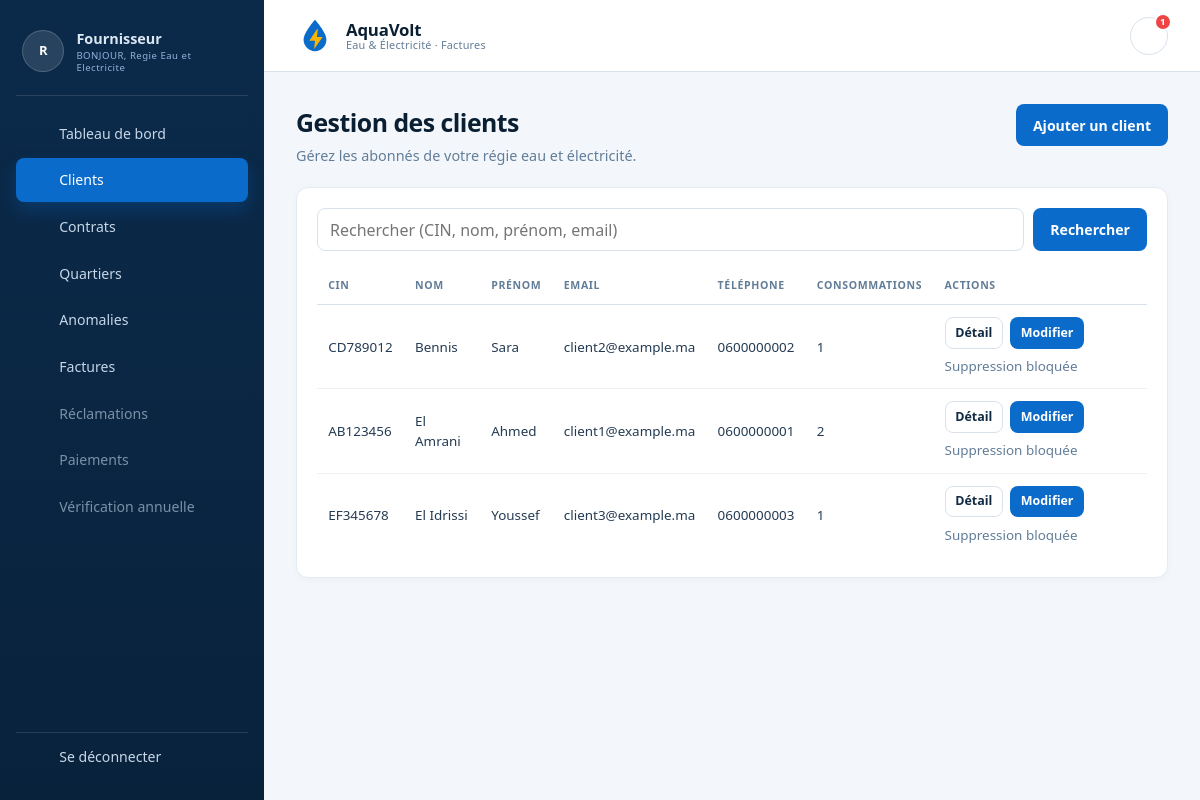
Page /Client/all (signed in) on the committed database.
### tables this page shows
CREATE TABLE client (
  id_client INT UNSIGNED NOT NULL AUTO_INCREMENT,
  id_fournisseur INT UNSIGNED NOT NULL,
  cin VARCHAR(20) NOT NULL,
  nom VARCHAR(100) NOT NULL,
  prenom VARCHAR(100) NOT NULL,
  adresse VARCHAR(255) NOT NULL,
  email VARCHAR(150) NOT NULL,
  mot_de_passe VARCHAR(255) NOT NULL,
  telephone VARCHAR(30) NULL,
  date_creation DATETIME NOT NULL DEFAULT CURRENT_TIMESTAMP,
  PRIMARY KEY (id_client),
  UNIQUE KEY uk_client_cin (cin),
  UNIQUE KEY uk_client_email (email),
  KEY idx_client_fournisseur (id_fournisseur),
  CONSTRAINT fk_client_fournisseur
    FOREIGN KEY (id_fournisseur) REFERENCES fournisseur (id_fournisseur)
    ON UPDATE CASCADE ON DELETE RESTRICT
);

### Traitement/Client.php (called while the page is built, shortened)
<?php
require_once __DIR__ . '/../BD/ClientBD.php';
function client_bd(): ClientBD
{
    return new ClientBD(db());
}
function client_exiger_fournisseur(): int
{
    return (int) $_SESSION['id_fournisseur'];
}
function client_all($id = null): void
{
    $idFournisseur = client_exiger_fournisseur();
    $search = trim((string) ($_GET['q'] ?? ''));
    $clients = client_bd()->lister($idFournisseur, $search);
    require ROOT . 'IHM/client/index.php';
}

### index.php (called while the page is built, shortened)
<?php
require_once ROOT . 'config/app.php';
require_once ROOT . 'BD/Connexion.php';
$url = trim((string) ($_GET['url'] ?? ''), '/');
$segments = $url === '' ? [] : explode('/', $url);
$controller = ucfirst(strtolower($segments[0] ?? 'Home'));
$action = strtolower($segments[1] ?? 'index');
$id = $segments[2] ?? null;
$function = strtolower($controller) . '_' . $action;
$function($id);

### BD/Connexion.php (called while the page is built, shortened)
<?php
function db(): mysqli
{
    $config = require ROOT . 'config/database.php';
    $link = mysqli_connect(
        $config['host'],
        $config['user'],
        $config['pass'],
        $config['dbname'],
        (int) $config['port']
    );
    mysqli_set_charset($link, $config['charset'] ?? 'utf8mb4');
    return $link;
}

### BD/ClientBD.php (called while the page is built, shortened)
<?php
final class ClientBD
{
    public function lister(int $idFournisseur, string $search = ''): array
    {
        $sql = 'SELECT c.id_client, c.id_fournisseur, c.cin, c.nom, c.prenom,
                       c.adresse, c.email, c.telephone, c.date_creation,
                       f.nom AS fournisseur_nom,
                       (SELECT COUNT(*)
                        FROM consommation co
                        WHERE co.id_client = c.id_client) AS nb_conso
                FROM client c
                JOIN fournisseur f ON f.id_fournisseur = c.id_fournisseur
                WHERE c.id_fournisseur = ?';
        $sql .= ' ORDER BY c.nom, c.prenom';
        $stmt = mysqli_prepare($this->db, $sql);
        if ($search !== '') {
            $like = '%' . $search . '%';
            mysqli_stmt_bind_param($stmt, 'issss', $idFournisseur, $like, $like, $like, $like);
        } else {
            mysqli_stmt_bind_param($stmt, 'i', $idFournisseur);
        }
        mysqli_stmt_execute($stmt);
        $resultat = mysqli_stmt_get_result($stmt);
        return mysqli_fetch_all($resultat, MYSQLI_ASSOC);
    }
}

### IHM/client/index.php (the view, shortened to what this page needs)
<?php require ROOT . 'IHM/layout/header.php'; ?>
<div class="page-head">
    <div>
        <h1>Gestion des clients</h1>
        <p>Gérez les abonnés de votre régie eau et électricité.</p>
    </div>
    <div class="page-head-actions">
        <a class="btn" href="<?= e(url('Client/add')) ?>">Ajouter un client</a>
    </div>
</div>
<section class="card">
    <form method="get" action="<?= e(url('Client/all')) ?>" class="search">
        <input type="search" name="q" placeholder="Rechercher (CIN, nom, prénom, email)"
               value="<?= e($search) ?>">
        <button type="submit" class="button">Rechercher</button>
    </form>
    <?php if ($clients === []): ?>
        <p>Aucun client enregistré pour ce fournisseur.</p>
    <?php else: ?>
        <div class="table-wrap">
        <table class="table">
            <thead>
                <tr>
                    <th>CIN</th>
                    <th>Nom</th>
                    <th>Prénom</th>
                    <th>Email</th>
                    <th>Téléphone</th>
                    <th>Consommations</th>
                    <th>Actions</th>
                </tr>
            </thead>
            <tbody>
            <?php foreach ($clients as $c): ?>
                <tr>
                    <td><?= e($c['cin']) ?></td>
                    <td><?= e($c['nom']) ?></td>
                    <td><?= e($c['prenom']) ?></td>
                    <td><?= e($c['email']) ?></td>
                    <td><?= e($c['telephone'] ?? '—') ?></td>
                    <td><?= (int) $c['nb_conso'] ?></td>
                    <td>
                        <div class="actions">
                            <a class="button button-small button-secondary"
                               href="<?= e(url('Client/one/' . (int) $c['id_client'])) ?>">
                                Détail
                            </a>
                            <a class="button button-small"
                               href="<?= e(url('Client/update/' . (int) $c['id_client'])) ?>">
                                Modifier
                            </a>
                            <?php if ((int) $c['nb_conso'] === 0): ?>
                                <form
                                    method="post"
                                    action="<?= e(url('Client/delete/' . (int) $c['id_client'])) ?>"
                                    onsubmit="return confirm('Supprimer ce client ?');"
                                >
                                    <input type="hidden" name="csrf" value="<?= e(csrf_token()) ?>">
                                    <button class="button button-small button-danger" type="submit">
                                        Supprimer
                                    </button>
                                </form>
                            <?php else: ?>
                                <span class="muted" title="Ce client possède des consommations">
                                    Suppression bloquée
                                </span>
                            <?php endif; ?>
                        </div>
                    </td>
                </tr>
            <?php endforeach; ?>
            </tbody>
        </table>
        </div>
    <?php endif; ?>
</section>
<?php require ROOT . 'IHM/layout/footer.php'; ?>

### assets/css/style.css (style rules this page uses)
:root { --navy: #0b2a4a; --navy-2: #0e355c; --primary: #0b6bcb; --primary-dark: #0857a6; --primary-soft: #e8f2fd; --bg: #f3f7fb; --surface: #ffffff; --ink: #102a43; --muted: #627d98; --border: #d9e2ec; --success: #1f7a4d; --success-bg: #e8f6ee; --danger: #b42318; --danger-bg: #fdecea; --warning: #b54708; --warning-bg: #fff4e5; --yellow: #f7b500; --shadow: 0 10px 30px rgba(16, 42, 67, 0.08); --radius: 12px; }
* { box-sizing: border-box; }
html { -webkit-text-size-adjust: 100%; }
body { margin: 0; font-family: system-ui, -apple-system, "Segoe UI", Roboto, sans-serif; background: var(--bg); color: var(--ink); line-height: 1.5; }
a { color: var(--primary); }
.app-body { background: var(--bg); }
.page-head { display: flex; align-items: flex-start; justify-content: space-between; gap: 1rem; margin-bottom: 1.25rem; }
.page-head h1 { margin: 0 0 0.25rem; font-size: 1.55rem; letter-spacing: -0.02em; color: #0b1f33; }
.page-head p { margin: 0; color: var(--muted); font-size: 0.9rem; }
.page-head-actions { display: flex; align-items: center; gap: 0.5rem; flex-wrap: wrap; }
.card { background: var(--surface); border: 1px solid #e3ebf3; border-radius: var(--radius); padding: 1.25rem; margin-bottom: 1rem; box-shadow: 0 2px 8px rgba(16, 42, 67, 0.03); }
.btn, .button { display: inline-flex; align-items: center; justify-content: center; gap: 0.45rem; padding: 0.6rem 1rem; border-radius: 8px; border: 1px solid transparent; background: var(--primary); color: #fff; font: inherit; font-size: 0.88rem; font-weight: 600; text-decoration: none; cursor: pointer; transition: background 0.15s, border-color 0.15s, color 0.15s; }
.btn-secondary, .button-secondary { background: #fff; color: var(--ink); border-color: var(--border); }
.btn-small, .button-small { padding: 0.35rem 0.6rem; font-size: 0.78rem; }
.muted { color: var(--muted); }
.table { width: 100%; border-collapse: collapse; }
.table th { padding: 0.65rem 0.7rem; border-bottom: 1px solid var(--border); text-align: left; font-size: 0.66rem; font-weight: 700; letter-spacing: 0.06em; text-transform: uppercase; color: var(--muted); }
.table td { padding: 0.75rem 0.7rem; border-bottom: 1px solid #edf2f7; font-size: 0.84rem; color: #243b53; vertical-align: middle; }
.table tbody tr:last-child td { border-bottom: 0; }
.search { display: flex; flex-wrap: wrap; gap: 0.6rem; margin-bottom: 1rem; }
.search input { flex: 1 1 240px; min-height: 42px; padding: 0.55rem 0.75rem; border: 1px solid var(--border); border-radius: 8px; background: #fff; color: var(--ink); font: inherit; }
.table-wrap { overflow-x: auto; -webkit-overflow-scrolling: touch; }
.actions { display: flex; flex-wrap: wrap; align-items: center; gap: 0.45rem; }

### rows in the picture
client: cin "CD789012", nom "Bennis", prenom "Sara", email "client2@example.ma", telephone "0600000002", nb_conso "1"
client: cin "AB123456", nom "El Amrani", prenom "Ahmed", email "client1@example.ma", telephone "0600000001", nb_conso "2"
client: cin "EF345678", nom "El Idrissi", prenom "Youssef", email "client3@example.ma", telephone "0600000003", nb_conso "1"

### other values in the picture
$initiales "R"
role_label($role) "Fournisseur"
$nomComplet !== '' ? $nomComplet : 'Utilisateur' "Regie Eau et Electricite"
APP_NAME "AquaVolt"
APP_TAGLINE "Eau & Électricité · Factures"
$notificationsNonLues "1"
